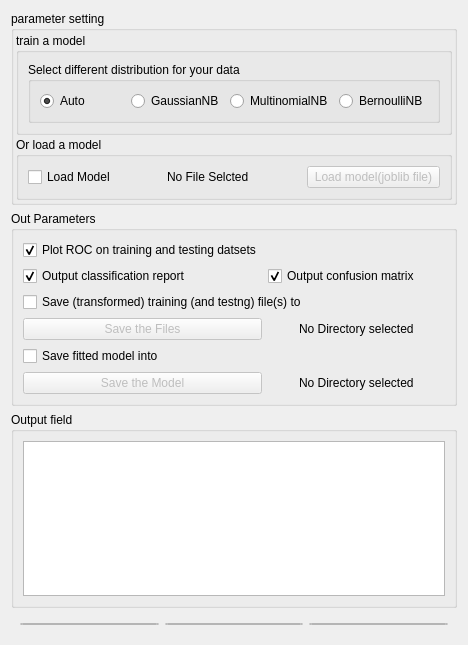
<?xml version="1.0" encoding="UTF-8"?>
<ui version="4.0">
 <class>Naive_Bayes_Dialog</class>
 <widget class="QDialog" name="Naive_Bayes_Dialog">
  <property name="geometry">
   <rect>
    <x>0</x>
    <y>0</y>
    <width>468</width>
    <height>645</height>
   </rect>
  </property>
  <property name="windowTitle">
   <string>Naive Bayes Classifier</string>
  </property>
  <layout class="QVBoxLayout" name="verticalLayout">
   <item>
    <widget class="QGroupBox" name="groupBox_1">
     <property name="title">
      <string>parameter setting</string>
     </property>
     <layout class="QVBoxLayout" name="verticalLayout_3" stretch="1,0">
      <property name="spacing">
       <number>2</number>
      </property>
      <property name="leftMargin">
       <number>2</number>
      </property>
      <property name="topMargin">
       <number>2</number>
      </property>
      <property name="rightMargin">
       <number>2</number>
      </property>
      <property name="bottomMargin">
       <number>2</number>
      </property>
      <item>
       <widget class="QGroupBox" name="groupBox">
        <property name="enabled">
         <bool>true</bool>
        </property>
        <property name="title">
         <string>train a model</string>
        </property>
        <layout class="QGridLayout" name="gridLayout">
         <property name="verticalSpacing">
          <number>3</number>
         </property>
         <item row="0" column="0" colspan="2">
          <widget class="QGroupBox" name="groupBox_5">
           <property name="title">
            <string>Select different distribution for your data</string>
           </property>
           <layout class="QHBoxLayout" name="horizontalLayout_3">
            <item>
             <widget class="QRadioButton" name="auto_distribute_rb">
              <property name="text">
               <string>Auto</string>
              </property>
              <property name="checked">
               <bool>true</bool>
              </property>
             </widget>
            </item>
            <item>
             <widget class="QRadioButton" name="gaussian_distribute_rb">
              <property name="text">
               <string>GaussianNB</string>
              </property>
             </widget>
            </item>
            <item>
             <widget class="QRadioButton" name="multinomial_distribute_rb">
              <property name="text">
               <string>MultinomialNB</string>
              </property>
             </widget>
            </item>
            <item>
             <widget class="QRadioButton" name="bernoulli_distribute_rb">
              <property name="text">
               <string>BernoulliNB</string>
              </property>
             </widget>
            </item>
           </layout>
          </widget>
         </item>
        </layout>
       </widget>
      </item>
      <item>
       <widget class="QGroupBox" name="groupBox_4">
        <property name="title">
         <string>Or load a model</string>
        </property>
        <layout class="QHBoxLayout" name="horizontalLayout_2">
         <item>
          <widget class="QCheckBox" name="load_model_cb">
           <property name="enabled">
            <bool>true</bool>
           </property>
           <property name="text">
            <string>Load Model</string>
           </property>
          </widget>
         </item>
         <item>
          <widget class="QLabel" name="display_model_name_label">
           <property name="styleSheet">
            <string notr="true"/>
           </property>
           <property name="text">
            <string>No File Selcted</string>
           </property>
          </widget>
         </item>
         <item>
          <widget class="Open_Model_Btn" name="open_model_btn">
           <property name="enabled">
            <bool>false</bool>
           </property>
           <property name="text">
            <string>Load model(joblib file)</string>
           </property>
          </widget>
         </item>
        </layout>
       </widget>
      </item>
     </layout>
    </widget>
   </item>
   <item>
    <widget class="QGroupBox" name="groupBox_2">
     <property name="title">
      <string>Out Parameters</string>
     </property>
     <layout class="QGridLayout" name="gridLayout_2">
      <item row="5" column="0">
       <widget class="Save_Model_Btn" name="save_model_btn">
        <property name="enabled">
         <bool>false</bool>
        </property>
        <property name="text">
         <string>Save the Model</string>
        </property>
       </widget>
      </item>
      <item row="0" column="0">
       <widget class="QCheckBox" name="plot_roc_cb">
        <property name="text">
         <string>Plot ROC on training and testing datsets</string>
        </property>
        <property name="checked">
         <bool>true</bool>
        </property>
       </widget>
      </item>
      <item row="1" column="0">
       <widget class="QCheckBox" name="output_cla_rep_cb">
        <property name="text">
         <string>Output classification report</string>
        </property>
        <property name="checked">
         <bool>true</bool>
        </property>
       </widget>
      </item>
      <item row="5" column="1" colspan="2" alignment="Qt::AlignHCenter|Qt::AlignVCenter">
       <widget class="QLabel" name="save_model_label">
        <property name="text">
         <string>No Directory selected</string>
        </property>
       </widget>
      </item>
      <item row="4" column="0">
       <widget class="QCheckBox" name="save_model_cb">
        <property name="text">
         <string>Save fitted model into</string>
        </property>
       </widget>
      </item>
      <item row="1" column="1" colspan="2">
       <widget class="QCheckBox" name="output_confusion_cb">
        <property name="text">
         <string>Output confusion matrix</string>
        </property>
        <property name="checked">
         <bool>true</bool>
        </property>
       </widget>
      </item>
      <item row="3" column="0">
       <widget class="Save_File_Btn" name="save_file_btn">
        <property name="enabled">
         <bool>false</bool>
        </property>
        <property name="text">
         <string>Save the Files</string>
        </property>
       </widget>
      </item>
      <item row="2" column="0" colspan="2">
       <widget class="QCheckBox" name="save_file_cb">
        <property name="text">
         <string>Save (transformed) training (and testng) file(s) to</string>
        </property>
       </widget>
      </item>
      <item row="3" column="1" colspan="2" alignment="Qt::AlignHCenter|Qt::AlignVCenter">
       <widget class="QLabel" name="save_file_label">
        <property name="text">
         <string>No Directory selected</string>
        </property>
       </widget>
      </item>
     </layout>
    </widget>
   </item>
   <item>
    <widget class="QGroupBox" name="groupBox_3">
     <property name="title">
      <string>Output field</string>
     </property>
     <layout class="QVBoxLayout" name="verticalLayout_2">
      <item>
       <widget class="QTextBrowser" name="textBrowser"/>
      </item>
     </layout>
    </widget>
   </item>
   <item>
    <widget class="QWidget" name="widget" native="true">
     <property name="minimumSize">
      <size>
       <width>0</width>
       <height>20</height>
      </size>
     </property>
     <layout class="QHBoxLayout" name="horizontalLayout">
      <item>
       <widget class="QPushButton" name="apply_btn">
        <property name="text">
         <string>Apply</string>
        </property>
       </widget>
      </item>
      <item>
       <widget class="QPushButton" name="reset_btn">
        <property name="text">
         <string>Reset From Previous</string>
        </property>
       </widget>
      </item>
      <item>
       <widget class="QPushButton" name="finish_btn">
        <property name="text">
         <string>Finish</string>
        </property>
       </widget>
      </item>
     </layout>
    </widget>
   </item>
  </layout>
 </widget>
 <customwidgets>
  <customwidget>
   <class>Save_File_Btn</class>
   <extends>QPushButton</extends>
   <header>save_file_btn</header>
   <slots>
    <signal>file_path_changed()</signal>
   </slots>
  </customwidget>
  <customwidget>
   <class>Save_Model_Btn</class>
   <extends>QPushButton</extends>
   <header>save_model_btn</header>
  </customwidget>
  <customwidget>
   <class>Open_Model_Btn</class>
   <extends>QPushButton</extends>
   <header>open_model_btn</header>
  </customwidget>
 </customwidgets>
 <resources/>
 <connections/>
</ui>
